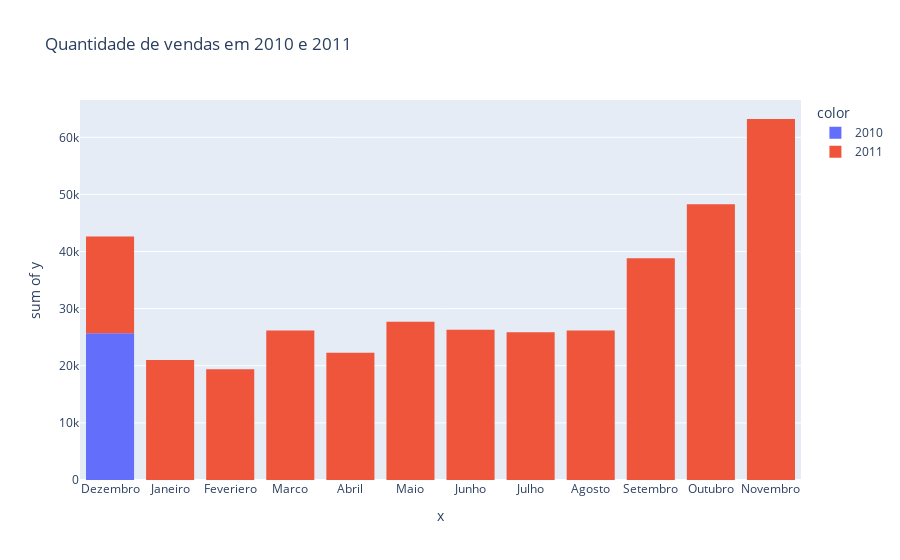

The notebook cell this image was saved under:
### Markdown cell above
#### No gráfico apresentado abaixo, é possivel observar a quantidade de vendas realizadas em cada mes dos anos de 2010 e 2011.
# 
#### É possível notar que a partir do mês de setembro as vendas aumentam em relação a média dos demais meses, tendo seu pico em Novembro

### Code cell
px.histogram(x=df_vendas_filtro['mes'], y=df_vendas_filtro['BillNo'],
           color=df_vendas_filtro['ano'], title='Quantidade de vendas em 2010 e 2011')

### Figure 1 — Plotly figure (JSON) as saved in the notebook; plotly's stock layout.template omitted (floating-point values rounded to 4 significant figures; data arrays with more than 128 entries replaced by an {"elided": "..."} marker saying what was removed)
{"data": [{"alignmentgroup": "True", "bingroup": "x", "histfunc": "sum", "hovertemplate": "color=2010<br>x=%{x}<br>sum of y=%{y}<extra></extra>", "legendgroup": "2010", "marker": {"color": "#636efa", "pattern": {"shape": ""}}, "name": "2010", "offsetgroup": "2010", "orientation": "v", "showlegend": true, "type": "histogram", "x": ["Dezembro", "Dezembro", "Dezembro", "Dezembro", "Dezembro", "Dezembro", "Dezembro", "Dezembro", "Dezembro", "Dezembro", "Dezembro", "Dezembro", "Dezembro", "Dezembro", "Dezembro", "Dezembro", "Dezembro", "Dezembro", "Dezembro", "Dezembro"], "xaxis": "x", "y": [1921, 1999, 1029, 2708, 1909, 1110, 1948, 1680, 1329, 1436, 1267, 1538, 1289, 1632, 683, 476, 829, 369, 216, 321], "yaxis": "y"}, {"alignmentgroup": "True", "bingroup": "x", "histfunc": "sum", "hovertemplate": "color=2011<br>x=%{x}<br>sum of y=%{y}<extra></extra>", "legendgroup": "2011", "marker": {"color": "#EF553B", "pattern": {"shape": ""}}, "name": "2011", "offsetgroup": "2011", "orientation": "v", "showlegend": true, "type": "histogram", "x": {"elided": "285 str values"}, "xaxis": "x", "y": {"elided": "285 int values"}, "yaxis": "y"}], "layout": {"barmode": "relative", "legend": {"title": {"text": "color"}, "tracegroupgap": 0}, "title": {"text": "Quantidade de vendas em 2010 e 2011"}, "xaxis": {"anchor": "y", "domain": [0, 1], "title": {"text": "x"}}, "yaxis": {"anchor": "x", "domain": [0, 1], "title": {"text": "sum of y"}}}}
